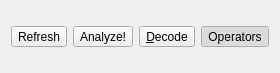
<?xml version="1.0" encoding="UTF-8"?>
<ui version="4.0">
 <class>DebugFrame</class>
 <widget class="QWidget" name="DebugFrame">
  <property name="geometry">
   <rect>
    <x>0</x>
    <y>0</y>
    <width>253</width>
    <height>73</height>
   </rect>
  </property>
  <property name="windowTitle">
   <string>Debugging tools</string>
  </property>
  <layout class="QHBoxLayout" name="horizontalLayout">
   <item>
    <widget class="QToolButton" name="refreshButton">
     <property name="toolTip">
      <string>redraw page</string>
     </property>
     <property name="text">
      <string>Refresh</string>
     </property>
     <property name="icon">
      <iconset resource="pdf.qrc">
       <normaloff>:/images/refresh.png</normaloff>:/images/refresh.png</iconset>
     </property>
     <property name="iconSize">
      <size>
       <width>32</width>
       <height>32</height>
      </size>
     </property>
     <property name="toolButtonStyle">
      <enum>Qt::ToolButtonTextUnderIcon</enum>
     </property>
    </widget>
   </item>
   <item>
    <widget class="QToolButton" name="analyzeButton">
     <property name="toolTip">
      <string>create analyze tree</string>
     </property>
     <property name="text">
      <string>Analyze!</string>
     </property>
     <property name="icon">
      <iconset resource="pdf.qrc">
       <normaloff>:/images/analyze.png</normaloff>:/images/analyze.png</iconset>
     </property>
     <property name="iconSize">
      <size>
       <width>32</width>
       <height>32</height>
      </size>
     </property>
     <property name="toolButtonStyle">
      <enum>Qt::ToolButtonTextUnderIcon</enum>
     </property>
    </widget>
   </item>
   <item>
    <widget class="QToolButton" name="saveEncodedButton">
     <property name="toolTip">
      <string>save decoded</string>
     </property>
     <property name="text">
      <string>&amp;Decode</string>
     </property>
     <property name="icon">
      <iconset resource="pdf.qrc">
       <normaloff>:/images/decrypt_icon.png</normaloff>:/images/decrypt_icon.png</iconset>
     </property>
     <property name="iconSize">
      <size>
       <width>32</width>
       <height>32</height>
      </size>
     </property>
     <property name="toolButtonStyle">
      <enum>Qt::ToolButtonTextUnderIcon</enum>
     </property>
    </widget>
   </item>
   <item>
    <widget class="QToolButton" name="opSelect">
     <property name="toolTip">
      <string>select operators</string>
     </property>
     <property name="text">
      <string>Operators</string>
     </property>
     <property name="icon">
      <iconset resource="pdf.qrc">
       <normaloff>:/images/operator.png</normaloff>:/images/operator.png</iconset>
     </property>
     <property name="iconSize">
      <size>
       <width>32</width>
       <height>32</height>
      </size>
     </property>
     <property name="checkable">
      <bool>true</bool>
     </property>
     <property name="checked">
      <bool>true</bool>
     </property>
     <property name="toolButtonStyle">
      <enum>Qt::ToolButtonTextUnderIcon</enum>
     </property>
    </widget>
   </item>
  </layout>
 </widget>
 <resources>
  <include location="pdf.qrc"/>
 </resources>
 <connections/>
</ui>
